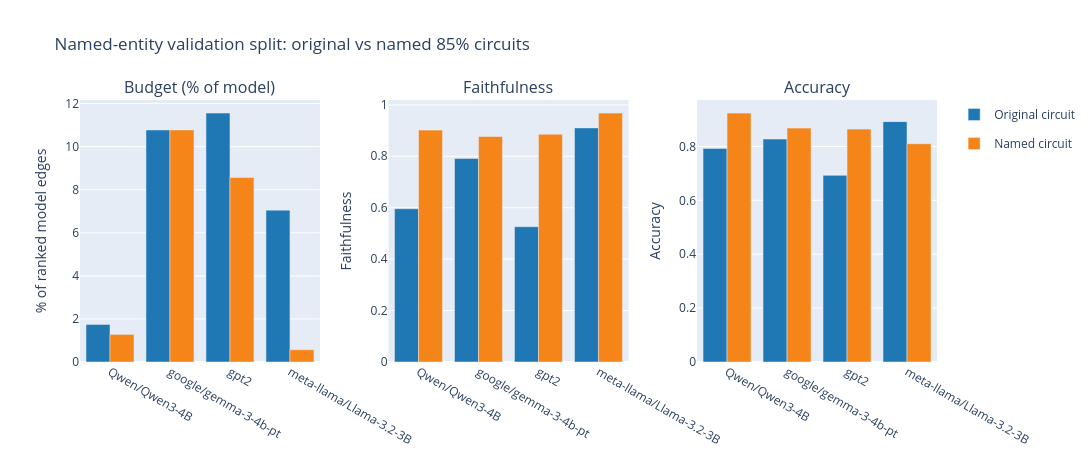

The notebook cell this image was saved under:
### Code cell
comparison_circuits = ['Original 85% transfer', 'Named 85%']
comparison_variants = named_entity_variants.loc[
    named_entity_variants['Circuit'].isin(comparison_circuits)
].copy()

fig = make_subplots(
    rows=1,
    cols=3,
    subplot_titles=('Budget (% of model)', 'Faithfulness', 'Accuracy'),
    horizontal_spacing=0.08,
)

for circuit in comparison_circuits:
    subset = comparison_variants.loc[comparison_variants['Circuit'] == circuit]
    legend_label = COMPARISON_LEGEND_LABELS.get(circuit, circuit)
    fig.add_bar(
        x=subset['Model'],
        y=subset['Budget (% of model)'],
        name=legend_label,
        legendgroup=legend_label,
        marker_color=CIRCUIT_VARIANT_COLORS[circuit],
        row=1,
        col=1,
    )
    fig.add_bar(
        x=subset['Model'],
        y=subset['Faithfulness'],
        name=legend_label,
        legendgroup=legend_label,
        marker_color=CIRCUIT_VARIANT_COLORS[circuit],
        showlegend=False,
        row=1,
        col=2,
    )
    fig.add_bar(
        x=subset['Model'],
        y=subset['Accuracy'],
        name=legend_label,
        legendgroup=legend_label,
        marker_color=CIRCUIT_VARIANT_COLORS[circuit],
        showlegend=False,
        row=1,
        col=3,
    )

fig.update_layout(
    barmode="group",
    height=460,
    width=1450,
    title_text="Named-entity validation split: original vs named 85% circuits",
)
fig.update_yaxes(title_text="% of ranked model edges", row=1, col=1)
fig.update_yaxes(title_text="Faithfulness", row=1, col=2)
fig.update_yaxes(title_text="Accuracy", row=1, col=3)
fig

### Figure 1 — Plotly figure (JSON) as saved in the notebook; plotly's stock layout.template omitted (floating-point values rounded to 4 significant figures)
{"data": [{"legendgroup": "Original circuit", "marker": {"color": "#1f77b4"}, "name": "Original circuit", "type": "bar", "x": ["Qwen/Qwen3-4B", "google/gemma-3-4b-pt", "gpt2", "meta-llama/Llama-3.2-3B"], "xaxis": "x", "y": [1.743, 10.78, 11.56, 7.052], "yaxis": "y"}, {"legendgroup": "Original circuit", "marker": {"color": "#1f77b4"}, "name": "Original circuit", "showlegend": false, "type": "bar", "x": ["Qwen/Qwen3-4B", "google/gemma-3-4b-pt", "gpt2", "meta-llama/Llama-3.2-3B"], "xaxis": "x2", "y": [0.5961, 0.7912, 0.5262, 0.9105], "yaxis": "y2"}, {"legendgroup": "Original circuit", "marker": {"color": "#1f77b4"}, "name": "Original circuit", "showlegend": false, "type": "bar", "x": ["Qwen/Qwen3-4B", "google/gemma-3-4b-pt", "gpt2", "meta-llama/Llama-3.2-3B"], "xaxis": "x3", "y": [0.7927, 0.8272, 0.6926, 0.892], "yaxis": "y3"}, {"legendgroup": "Named circuit", "marker": {"color": "#f58518"}, "name": "Named circuit", "type": "bar", "x": ["Qwen/Qwen3-4B", "google/gemma-3-4b-pt", "gpt2", "meta-llama/Llama-3.2-3B"], "xaxis": "x", "y": [1.281, 10.78, 8.569, 0.5698], "yaxis": "y"}, {"legendgroup": "Named circuit", "marker": {"color": "#f58518"}, "name": "Named circuit", "showlegend": false, "type": "bar", "x": ["Qwen/Qwen3-4B", "google/gemma-3-4b-pt", "gpt2", "meta-llama/Llama-3.2-3B"], "xaxis": "x2", "y": [0.9018, 0.8769, 0.8858, 0.968], "yaxis": "y2"}, {"legendgroup": "Named circuit", "marker": {"color": "#f58518"}, "name": "Named circuit", "showlegend": false, "type": "bar", "x": ["Qwen/Qwen3-4B", "google/gemma-3-4b-pt", "gpt2", "meta-llama/Llama-3.2-3B"], "xaxis": "x3", "y": [0.9237, 0.8679, 0.8643, 0.8099], "yaxis": "y3"}], "layout": {"annotations": [{"font": {"size": 16}, "showarrow": false, "text": "Budget (% of model)", "x": 0.14, "xanchor": "center", "xref": "paper", "y": 1, "yanchor": "bottom", "yref": "paper"}, {"font": {"size": 16}, "showarrow": false, "text": "Faithfulness", "x": 0.5, "xanchor": "center", "xref": "paper", "y": 1, "yanchor": "bottom", "yref": "paper"}, {"font": {"size": 16}, "showarrow": false, "text": "Accuracy", "x": 0.86, "xanchor": "center", "xref": "paper", "y": 1, "yanchor": "bottom", "yref": "paper"}], "barmode": "group", "height": 460, "title": {"text": "Named-entity validation split: original vs named 85% circuits"}, "width": 1450, "xaxis": {"anchor": "y", "domain": [0, 0.28]}, "xaxis2": {"anchor": "y2", "domain": [0.36, 0.64]}, "xaxis3": {"anchor": "y3", "domain": [0.72, 1]}, "yaxis": {"anchor": "x", "domain": [0, 1], "title": {"text": "% of ranked model edges"}}, "yaxis2": {"anchor": "x2", "domain": [0, 1], "title": {"text": "Faithfulness"}}, "yaxis3": {"anchor": "x3", "domain": [0, 1], "title": {"text": "Accuracy"}}}}
